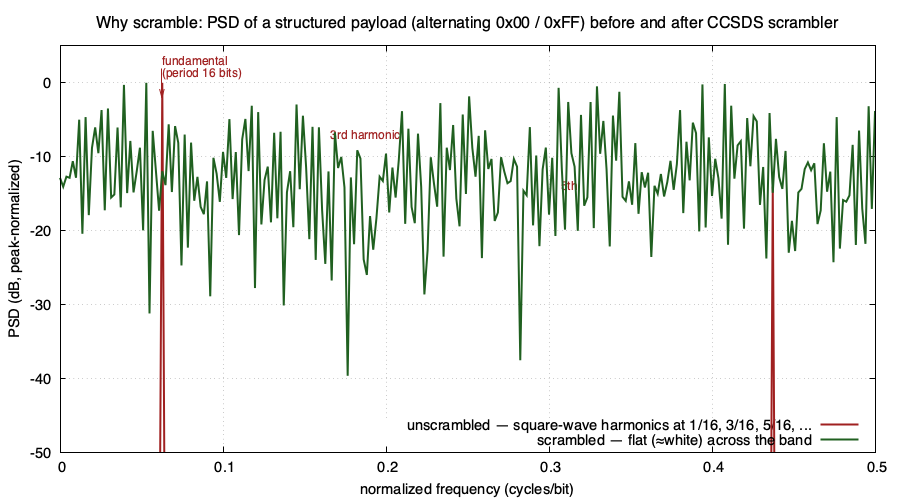

Write gnuplot code to recreate this figure.
set terminal pngcairo size 900,500 enhanced font 'Helvetica,11'
set output 'fig_scrambler_spectrum.png'

set grid
set title "Why scramble: PSD of a structured payload (alternating 0x00 / 0xFF) before and after CCSDS scrambler" font ',12'
set xlabel "normalized frequency (cycles/bit)"
set ylabel "PSD (dB, peak-normalized)"
set xrange [0:0.5]
set yrange [-50:5]
set key bottom right

set label "fundamental\n(period 16 bits)" at 0.0625,3 left tc rgb '#a02020' font ',9'
set arrow from 0.0625,2 to 0.0625,-2 lc rgb '#a02020' lw 1
set label "3rd harmonic" at 0.1875,-7 center tc rgb '#a02020' font ',9'
set label "5th" at 0.3125,-14 center tc rgb '#a02020' font ',9'

plot 'scrambler_spectrum.dat' using 1:2 with lines lw 2 lc rgb '#a02020' title 'unscrambled — square-wave harmonics at 1/16, 3/16, 5/16, ...', \
     '' using 1:3 with lines lw 2 lc rgb '#206020' title 'scrambled — flat (≈white) across the band'
